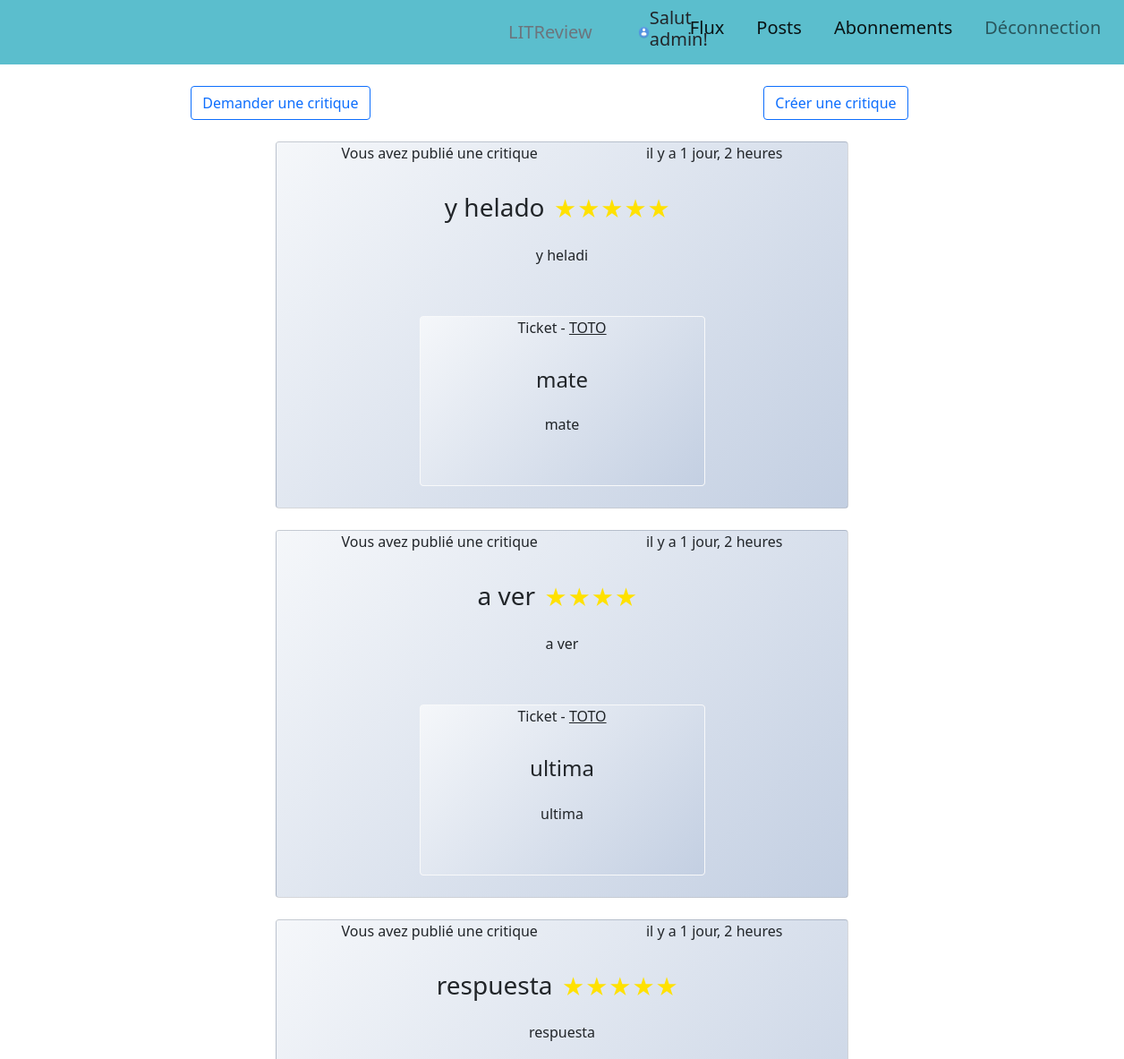
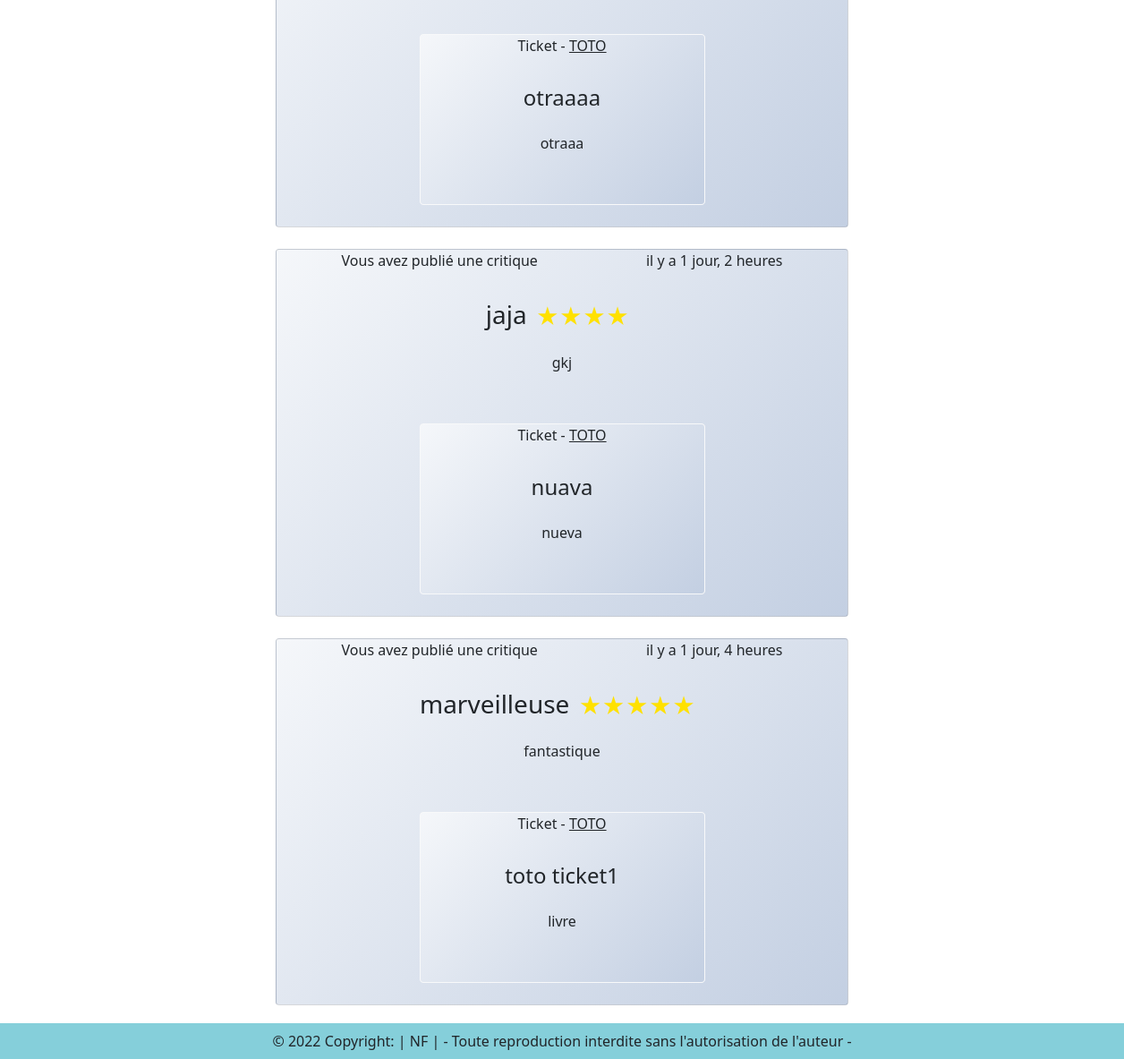
Before: /flux/ (signed in) with the older database file (2 pictures, top to bottom).
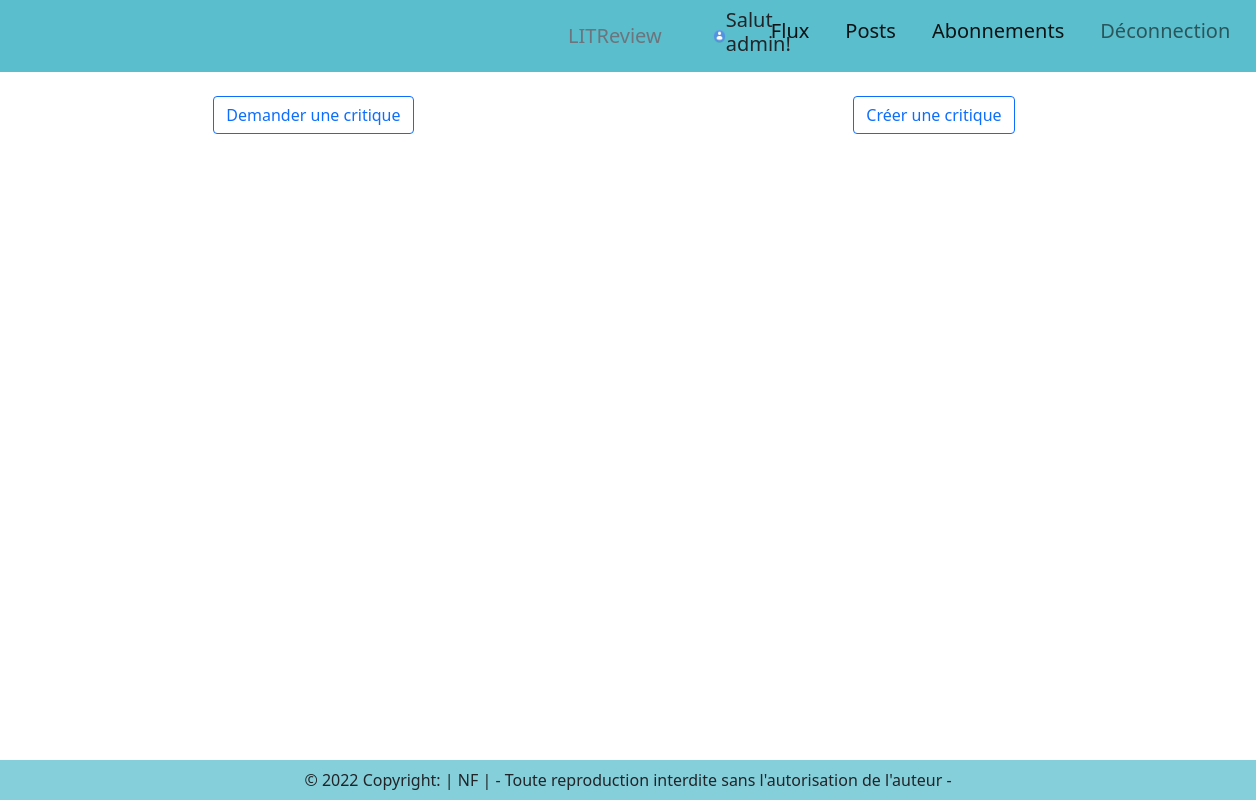
After: the same page with the newer database file.
### review/models.py (models this page shows, shortened)
class Review(models.Model):
    ticket = models.ForeignKey(to=Ticket, on_delete=models.CASCADE)
    rating = models.PositiveSmallIntegerField (validators=[MinValueValidator(0), MaxValueValidator(5)])
    user = models.ForeignKey(to=settings.AUTH_USER_MODEL, on_delete=models.CASCADE)
    headline = models.CharField(max_length=128)
    body = models.TextField(max_length=8192, blank=True)
    time_created = models.DateTimeField(auto_now_add=True, blank=True)

### ticket/models.py (models this page shows, shortened)
class Ticket(models.Model):
    title = models.CharField(max_length=128)
    description = models.TextField(max_length=2048, blank=True)
    user = models.ForeignKey(to=settings.AUTH_USER_MODEL, on_delete=models.CASCADE, related_name="tickets")
    image = models.ImageField(null=True, blank=True)
    time_created = models.fields.DateTimeField(auto_now_add=True)
    IMAGE_MAX_SIZE = (600, 600)
    if image is True:
        def resize_image(self):
            image = Image.open(self.image)
            image.thumbnail(self.IMAGE_MAX_SIZE)
            image.save(self.image.path)
        def save(self, *args, **kwargs):
            super().save(*args, **kwargs)
            self.resize_image()
    class Meta:
        ordering = ['-time_created']

### flux/views.py (the view)
# urls.py: path('flux/', flux.views.flux, name='flux'),
@login_required
def flux(request):
    followed_users = get_user_follows(request.user)
    reviews = get_user_viewable_reviews(request.user)
    reviews = reviews.annotate(content_type=Value('REVIEW', CharField()))
    tickets = get_user_viewable_tickets(request.user)
    tickets = tickets.annotate(content_type=Value('TICKET', CharField()))
    replied_tickets, replied_reviews = get_replied_tickets(tickets)
    posts_list = sorted(chain(reviews, tickets), key=lambda post: post.time_created, reverse=True)
    if posts_list:
        paginator = Paginator(posts_list, 5)
        page = request.GET.get('page')
        posts = paginator.get_page(page)
    else:
        posts = None
    return render(request, 'flux/flux.html', context = {'posts': posts, 'replied_tickets': replied_tickets,
                                                        'replied_reviews': replied_reviews,
                                                        'title': 'Flux','followed_users': followed_users})

### flux/utils.py (called while the page is built, shortened)
def get_user_follows(user):
    follows = Relationship.objects.filter(from_user=user)
    followed_users = []
    for follow in follows:
        followed_users.append(follow.to_user)
    return followed_users

def get_user_viewable_reviews(user: User):
    followed_users = get_user_follows(user)
    followed_users.append(user)
    reviews = []
    all_reviews = Review.objects.filter(user__in=followed_users).distinct()
    for review in all_reviews:
        reviews.append(review.id)
    user_tickets = Ticket.objects.filter(user=user)
    for ticket in user_tickets:
        review_responses = Review.objects.filter(ticket=ticket)
        for review in review_responses:
            reviews.append(review.id)
    reviews = Review.objects.filter(id__in=reviews).distinct()
    return reviews

def get_replied_tickets(tickets):
    replied_tickets = []
    replied_reviews = []
    return replied_tickets, replied_reviews

### templates/flux/flux.html (shortened to what this page needs)
{% extends "base.html" %}
{% block content %}
<div class="row justify-content-around mt-4">
    <div class="col-4 ms-auto">
        <a href="{% url 'ticket-new' %}" class="btn btn-outline-primary">Demander une critique</a>
    </div>
    <div class="col-4 ms-auto">
        <a href="{% url 'review-new' %}" class="btn btn-outline-primary">Créer une critique</a>
    </div>
</div>
{% for post in posts %}
    {% if post.content_type == 'REVIEW' %}
        {% include 'review/view_review.html' %}
    {% elif post.content_type == 'TICKET' %}
        {% include 'ticket/view_ticket.html' %}
    {% endif %}
{% endfor %}
{% endblock content %}

### templates/review/view_review.html (shortened to what this page needs)
{% load humanize %}
{% block content %}
<div class="row justify-content-around mt-4">
  <div class="card text-center col-6">
    <div class="d-flex justify-content-around">
      {% if post.user != user %}
          {% if post.user in followed_users %}
          <p>Ton followed <span style="text-decoration-line: underline; text-transform:uppercase;">{{ post.user }}</span> a publié une critique</p>
          {% else %}
          <p><span style="text-decoration-line: underline; text-transform:uppercase;">{{ post.user }}</span> a publié une critique</p>
          {% endif %}
      {% else %}
          <p>Vous avez publié une critique</p>
      {% endif %}
      <p>{{post.time_created | naturaltime }}</p>
    </div>
    <div class="card-body">
      <div class="d-inline-flex">
        <h3 class="card-title mb-4">{{post.headline}}</h3><div class="etoile{{post.rating}}"></div>
      </div>
        <p>{{post.body}}</p>
    </div>
      <div class="row justify-content-around mt-4 mb-4">
        <div class="card text-center col-6  border border-light">
          <div class="d-flex justify-content-around">
            {% if post.ticket.user != user %}
              {% if post.ticket.user in followed_users %}
                <p>Ticket - <span style="text-decoration-line: underline; text-transform:uppercase;">{{ post.ticket.user }}</span></p>
              {% else %}
                <p><span style="text-decoration-line: underline; text-transform:uppercase;">{{ post.ticket.user }}</span> a publié un ticket</p>
              {% endif %}
            {% else %}
              <p>Votre ticket</p>
            {% endif %}
          </div>
          <div class="card-body">
            <h4 class="card-title mb-4">{{post.ticket.title}}</h4>
            <p>{{post.ticket.description}}</p>
          </div>
        </div>
      </div>
  </div>
</div>
{% endblock content %}

Changed rows visible on the page:
removed Review: shows "Vous avez publié une critique", time_created "il y a 1 jour, 2 heures", headline "y helado", rating 5 (drawn), body "y heladi", ticket.user "TOTO", ticket "mate", ticket.description "mate"
removed Review: shows "Vous avez publié une critique", time_created "il y a 1 jour, 2 heures", headline "a ver", rating 4 (drawn), body "a ver", ticket.user "TOTO", ticket "ultima", ticket.description "ultima"
removed Review: shows "Vous avez publié une critique", time_created "il y a 1 jour, 2 heures", headline "respuesta", rating 5 (drawn), body "respuesta", ticket.user "TOTO", ticket "otraaaa", ticket.description "otraaa"
removed Review: shows "Vous avez publié une critique", time_created "il y a 1 jour, 2 heures", headline "jaja", rating 4 (drawn), body "gkj", ticket.user "TOTO", ticket "nuava", ticket.description "nueva"
removed Review: shows "Vous avez publié une critique", time_created "il y a 1 jour, 4 heures", headline "marveilleuse", rating 5 (drawn), body "fantastique", ticket.user "TOTO", ticket "toto ticket1", ticket.description "livre"
